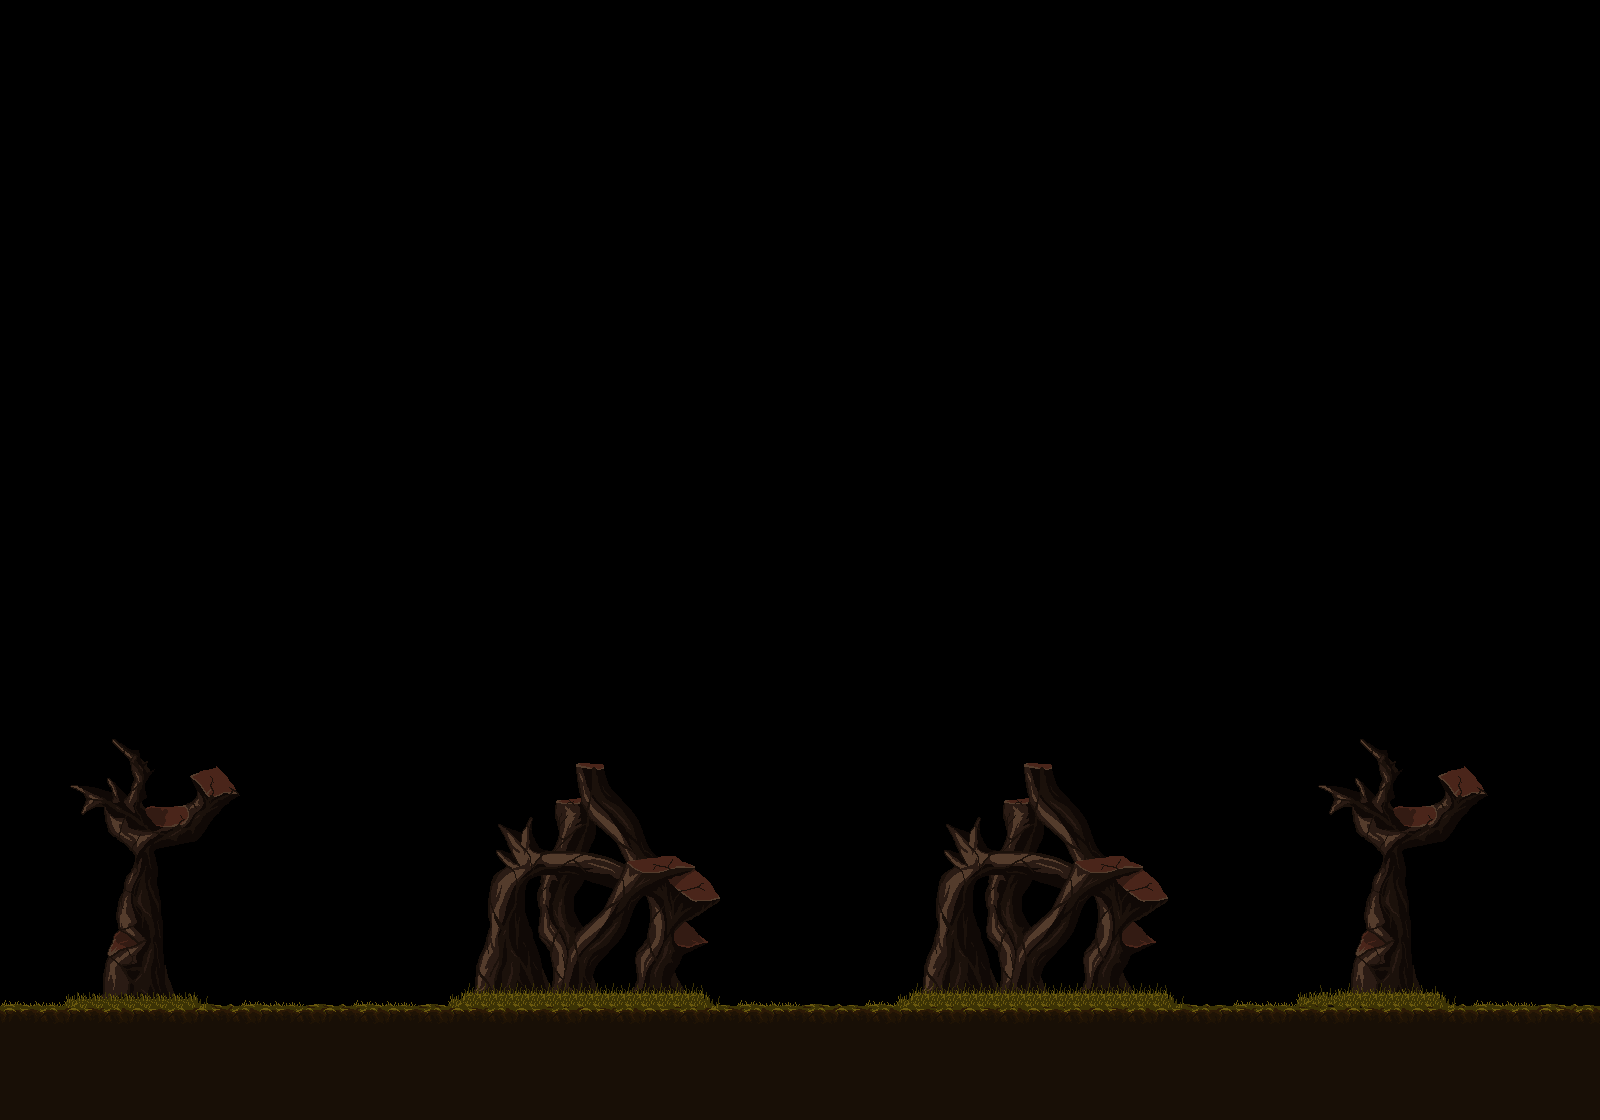

A level layout from a 2D game, rendered from its tile map. Below: a short description, then the map file with tile-grid data replaced by summaries:
An orthogonal 100x70 tile map with 16x16 px tiles, 4 tile layers (ground, grass, trees, trees_grass), 2 tilesets.

<map version="1.4" tiledversion="1.4.3" orientation="orthogonal" renderorder="right-down" width="100" height="70" tilewidth="16" tileheight="16" infinite="0" nextlayerid="5" nextobjectid="1">
 <editorsettings>
  <export target="init.json" format="json" />
 </editorsettings>
 <tileset firstgid="1" name="env_ground" tilewidth="16" tileheight="16" tilecount="900" columns="30">
  <image source="env_ground.png" width="480" height="480" />
 </tileset>
 <tileset firstgid="901" name="env_trees" tilewidth="16" tileheight="16" tilecount="1156" columns="34">
  <image source="env_trees.png" width="544" height="544" />
 </tileset>
 <layer id="1" name="ground" width="100" height="70">
  <data>[7000 cells, 700 non-empty, 12 distinct tile ids]</data>
 </layer>
 <layer id="2" name="grass" width="100" height="70">
  <data>[7000 cells, 100 non-empty, 8 distinct tile ids]</data>
 </layer>
 <layer id="3" name="trees" width="100" height="70">
  <data>[7000 cells, 1052 non-empty, 543 distinct tile ids]</data>
 </layer>
 <layer id="4" name="trees_grass" width="100" height="70">
  <data>[7000 cells, 93 non-empty, 10 distinct tile ids]</data>
 </layer>
</map>
